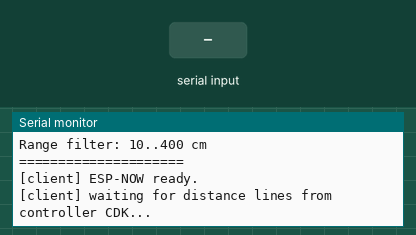
Bench run of a program on a simulated ESP32. Shown: the last lines printed to the serial monitor. Inputs (shaded band) come from the test bench.

Above: at 1.4 s.
1.5 s: "90,45\n" received over the second serial link
At 2.7 s:
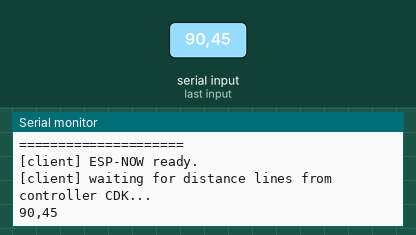
3.0 s: "1\n" received over the second serial link
At 4.0 s:
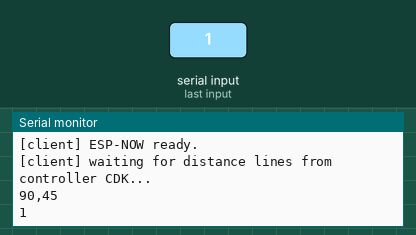

Measured:
- after the input at 1.5 s, the serial monitor: prints a new line at once (image 1)
- after the input at 3.0 s, the serial monitor: prints a new line at once (image 2)

The program:

main.cpp
```cpp
// =============================================================================
// WeMu Client ESP32 — UWB distance relay
//
// Sits between a Qorvo DWM3001CDK ranging pair (controller + controlee, both
// powered by this ESP32 via Y-split 5V/GND) and the WeMu Host ESP32 over
// ESP-NOW.
//
// Reads "distance: <float> cm" lines emitted by the controller CDK on its Pi
// header UART (115200 8N1), filters to a sane range, packs the integer cm
// into a 3-byte DistanceMsg, and ships it to the host MAC over ESP-NOW.
//
// Build with one of two envs in platformio.ini:
//   pio run -e client1 -t upload   → CLIENT_ID=1, paired with CDKs on UWB ch 9
//   pio run -e client2 -t upload   → CLIENT_ID=2, paired with CDKs on UWB ch 5
//
// Wiring (per dancer unit):
//   Controller CDK Pi pin 4  (5V)  ───► ESP32 VIN   (or independent 5 V source)
//   Controller CDK Pi pin 6  (GND) ───► ESP32 GND   (common ground required)
//   Controller CDK Pi pin 8  (TX)  ───► ESP32 GPIO33  (UART2 RX, remapped)
//   Controller CDK Pi pin 10 (RX)  ─── NOT CONNECTED — we never send to the CDK
//   Controlee  CDK runs on its own power; no data wires.
// =============================================================================

// -----------------------------------------------------------------------------
// 1) Includes
// -----------------------------------------------------------------------------
#include <Arduino.h>
#include <WiFi.h>
#include <esp_now.h>
#include <HardwareSerial.h>

// -----------------------------------------------------------------------------
// 2) Config defaults (overridden by -D flags in platformio.ini)
// -----------------------------------------------------------------------------
#ifndef CLIENT_ID
#define CLIENT_ID 1
#endif

#ifndef UWB_CHANNEL
#define UWB_CHANNEL 9
#endif

#ifndef CTRL_RX_PIN
#define CTRL_RX_PIN 16
#endif
#ifndef CTRL_TX_PIN
#define CTRL_TX_PIN 17
#endif
#ifndef CTRL_UART_BAUD
#define CTRL_UART_BAUD 115200
#endif

#ifndef UART_DEBUG_ECHO
#define UART_DEBUG_ECHO 0
#endif

#ifndef DIST_MIN_CM
#define DIST_MIN_CM 10
#endif
#ifndef DIST_MAX_CM
#define DIST_MAX_CM 400
#endif

#ifndef HOST_MAC_0
#define HOST_MAC_0 0xA0
#endif
#ifndef HOST_MAC_1
#define HOST_MAC_1 0xDD
#endif
#ifndef HOST_MAC_2
#define HOST_MAC_2 0x6C
#endif
#ifndef HOST_MAC_3
#define HOST_MAC_3 0x74
#endif
#ifndef HOST_MAC_4
#define HOST_MAC_4 0xD3
#endif
#ifndef HOST_MAC_5
#define HOST_MAC_5 0xC8
#endif

// -----------------------------------------------------------------------------
// 3) Wire format — MUST stay binary-identical with WeMuHostEsp/src/main.cpp.
//    The host length-checks against sizeof(DistanceMsg) and silently drops
//    packets that don't match.
// -----------------------------------------------------------------------------
typedef struct __attribute__((packed)) {
    uint8_t  client_id;
    uint16_t distance_cm;
} DistanceMsg;

// -----------------------------------------------------------------------------
// 4) Globals
// -----------------------------------------------------------------------------
HardwareSerial CtrlSerial(2);  // UART2 — controller CDK

static uint8_t hostMac[6] = {
    HOST_MAC_0, HOST_MAC_1, HOST_MAC_2,
    HOST_MAC_3, HOST_MAC_4, HOST_MAC_5,
};

static String   lineBuf;
static uint32_t txCount      = 0;
static uint32_t sendFailures = 0;

// Max line length accepted from the CDK. A full SESSION_INFO_NTF measurement
// line with AoA + RSSI fields runs ~250 chars; 512 leaves headroom.
static const int UART_LINE_MAX = 512;

// -----------------------------------------------------------------------------
// 5) Forward declarations
// -----------------------------------------------------------------------------
void onSent(const uint8_t *mac, esp_now_send_status_t status);
void printConfiguration();
void setupEspNow();
void handleLine(const String &line);

// -----------------------------------------------------------------------------
// 6) ESP-NOW send callback — rate-limited failure log so a wrong host MAC
//    doesn't spam the serial monitor.
// -----------------------------------------------------------------------------
void onSent(const uint8_t * /*mac*/, esp_now_send_status_t status) {
    if (status == ESP_NOW_SEND_SUCCESS) return;
    sendFailures++;
    if (sendFailures == 1 || sendFailures % 50 == 0) {
        Serial.printf("[client %d] send failed (count=%lu) — host MAC correct?\n",
                      (int)CLIENT_ID, (unsigned long)sendFailures);
    }
}

// -----------------------------------------------------------------------------
// 7) printConfiguration — boot banner mirroring WeMuHostEsp style.
// -----------------------------------------------------------------------------
void printConfiguration() {
    Serial.println();
    Serial.printf("=== WeMu Client %d ===\n", (int)CLIENT_ID);
    Serial.printf("CTRL UART:    GPIO%d (RX) / GPIO%d (TX) @ %d baud\n",
                  (int)CTRL_RX_PIN, (int)CTRL_TX_PIN, (int)CTRL_UART_BAUD);
    Serial.printf("UWB channel:  %d  (informational — set in CDK firmware)\n",
                  (int)UWB_CHANNEL);
    Serial.printf("Self MAC:     %s\n", WiFi.macAddress().c_str());
    Serial.printf("Host MAC:     %02X:%02X:%02X:%02X:%02X:%02X\n",
                  hostMac[0], hostMac[1], hostMac[2],
                  hostMac[3], hostMac[4], hostMac[5]);
    Serial.printf("Range filter: %d..%d cm\n",
                  (int)DIST_MIN_CM, (int)DIST_MAX_CM);
    Serial.println("=====================");
}

// -----------------------------------------------------------------------------
// 8) setupEspNow — Wi-Fi STA, esp_now_init, register cb, add host peer.
// -----------------------------------------------------------------------------
void setupEspNow() {
    WiFi.mode(WIFI_STA);
    WiFi.disconnect();

    if (esp_now_init() != ESP_OK) {
        Serial.println("[client] ESP-NOW init failed — halting");
        while (true) delay(1000);
    }
    esp_now_register_send_cb(onSent);

    esp_now_peer_info_t peer = {};
    memcpy(peer.peer_addr, hostMac, 6);
    peer.channel = 0;
    peer.encrypt = false;
    if (esp_now_add_peer(&peer) != ESP_OK) {
        Serial.println("[client] failed to add host peer — halting");
        while (true) delay(1000);
    }
    Serial.println("[client] ESP-NOW ready.");
}

// -----------------------------------------------------------------------------
// 9) handleLine — parse one complete UART line from the controller CDK.
//
// The Qorvo CLI firmware emits ranging notifications spanning multiple lines:
//
//   SESSION_INFO_NTF: {session_handle=2, sequence_number=14, ...
//    [mac_address=0x0001, status="Ok", distance[cm]=142, ...]}
//
// Only OK-status measurements include the `distance[cm]=N` field, so finding
// that token is sufficient — no separate status gating needed. The integer
// after `=` is already in cm.
// -----------------------------------------------------------------------------
void handleLine(const String &line) {
    static const char TOKEN[] = "distance[cm]=";
    static const int  TOKEN_LEN = sizeof(TOKEN) - 1;

    int idx = line.indexOf(TOKEN);
    if (idx == -1) return;

    String after = line.substring(idx + TOKEN_LEN);
    long cm = after.toInt();  // toInt stops at first non-digit
    if (cm < (long)DIST_MIN_CM || cm > (long)DIST_MAX_CM) return;

    DistanceMsg msg;
    msg.client_id   = (uint8_t)CLIENT_ID;
    msg.distance_cm = (uint16_t)cm;
    esp_now_send(hostMac, reinterpret_cast<uint8_t *>(&msg), sizeof(msg));
    txCount++;

    Serial.printf("[client %d] tx %4ld cm  (count=%lu)\n",
                  (int)CLIENT_ID, cm, (unsigned long)txCount);
}

// -----------------------------------------------------------------------------
// 10) setup
// -----------------------------------------------------------------------------
void setup() {
    Serial.begin(115200);
    delay(200);

    // Wi-Fi must be in a defined state before WiFi.macAddress() returns a
    // useful value, so kick the radio up before the banner.
    WiFi.mode(WIFI_STA);

    printConfiguration();

    CtrlSerial.begin(CTRL_UART_BAUD, SERIAL_8N1, CTRL_RX_PIN, CTRL_TX_PIN);
    setupEspNow();

    Serial.println("[client] waiting for distance lines from controller CDK...");
}

// -----------------------------------------------------------------------------
// 11) loop — drain UART2 byte-by-byte, dispatch complete lines.
// -----------------------------------------------------------------------------
void loop() {
    while (CtrlSerial.available()) {
        char c = (char)CtrlSerial.read();

        // Bring-up diagnostic: echo every UART2 byte to USB serial so we can
        // verify bytes are even arriving on GPIO33. Runtime `if` against the
        // build flag — compiler folds the dead branch when UART_DEBUG_ECHO=0.
        if (UART_DEBUG_ECHO) {
            Serial.write((uint8_t)c);
        }

        if (c == '\n' || c == '\r') {
            if (lineBuf.length() > 0) {
                handleLine(lineBuf);
                lineBuf = "";
            }
        } else if ((int)lineBuf.length() < UART_LINE_MAX) {
            lineBuf += c;
        } else {
            // Runaway / non-newline input — drop the buffer and resync.
            lineBuf = "";
        }
    }
}
```
